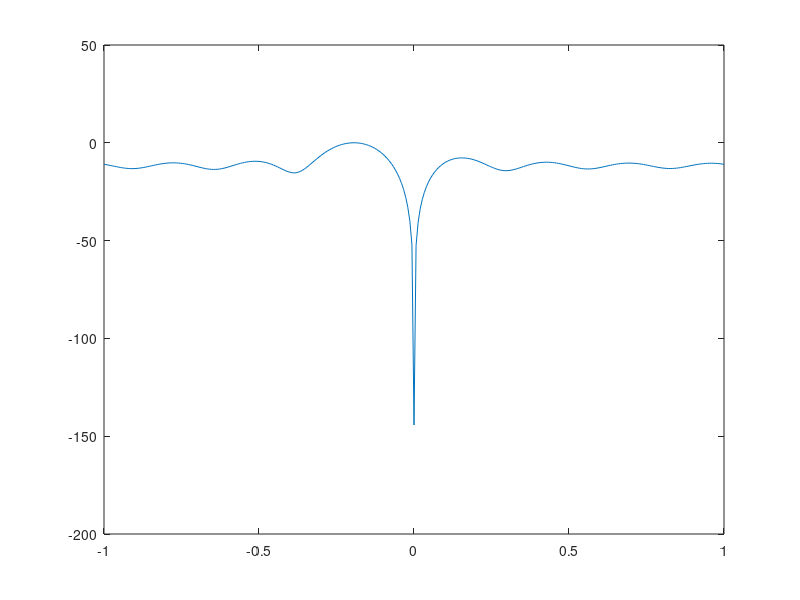

MATLAB code for this plot:
clear all; 
close all; 

p = 8; % no of sensors
Ninit = p; 
Nsnaps = 300; % No of iterations
Ndata = Ninit + Nsnaps;  % Total data
mean_v = 0; 
var_v = 1; 
TNRdB = 10; % Target to noise ratio
INRdB = 40; % interferer to noise ratio
numst = 301;  % spatial resolution
sin_theta = [-0.2, 0]; % T and I location
phi = pi.*sin_theta; % electrical angle of T and I
A = sqrt(var_v)*10.^([TNRdB, INRdB]./20); % weighting for T and I
e = exp(-j*[1:(p-1)]'*phi(1)); % steering vector in look direction

sig_x = A(1)*exp(j*[1:p]*phi(1)); % input signal weighting and direction by sensor
for i=1:Ndata,
    v_tmp = sqrt(var_v/2) * randn(2,p)+mean_v; % noise temp
    v = v_tmp(1,:)+j*v_tmp(2,:);    
    Psi = 2*pi*rand; 
    Xi(i,:) = sig_x + A(2)*exp(j*[1:p]*phi(2)+Psi)+v; % observation  
end

g = 1; % unity gain
d = g*Xi;   % desired signal
u = diag(Xi(:,1))*(ones(Ndata,1)*e.')-Xi(:,2:p); % 
mu = 1e-10;

% [W,xp] = lms(u,d,mu);
N = min(size(u,1), size(d,1));
Nin = size(u,2);
Nout = size(d,2);
w = zeros(Nout,Nin);
W = [];
for n = 1:N
    W = [W;w];
    xp(n,:) = u(n,:)*w'; % prediction of next sampel
    ee(n,:) = d(n,:)-xp(n,:); % prediction of error
    w = w + mu*ee(n,:)' * u(n,:); % adapt weight matrix
end

W0 = g-W*conj(e);
W = [W0,W];

WH = conj(W(Ndata,:)); % use last weight vector
st = linspace(-1,1,numst); % set up sinetheta space
est = exp(-j*pi*[0:(p-1)]'*st); % steering matrix
P = 20*log10(abs(WH*est).^2); % compute response to differennt steering vectors

R = (Xi'*Xi)/Ndata; % Correlation matrix from generated data
R_inv = inv(R);

for i = 1:numst
    s = exp(-j*pi*[0:(p-1)]'*st(i));
    P_MVDR(i) = abs(1/(s'*R_inv*s));
end
P_MVDR = 20*log10(P_MVDR./max(P_MVDR));

figure; plot(st,P)
